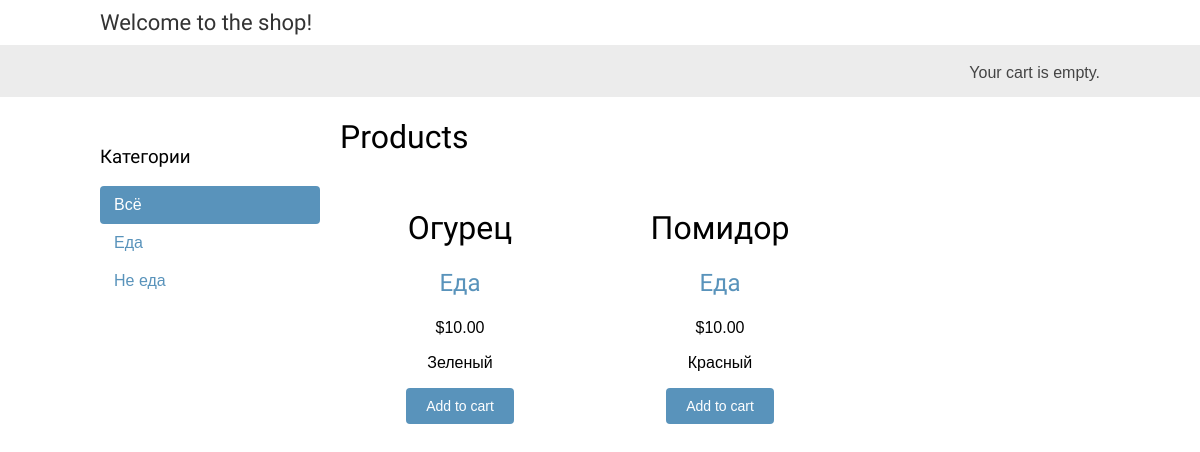
/, run on an earlier commit of the app's database.
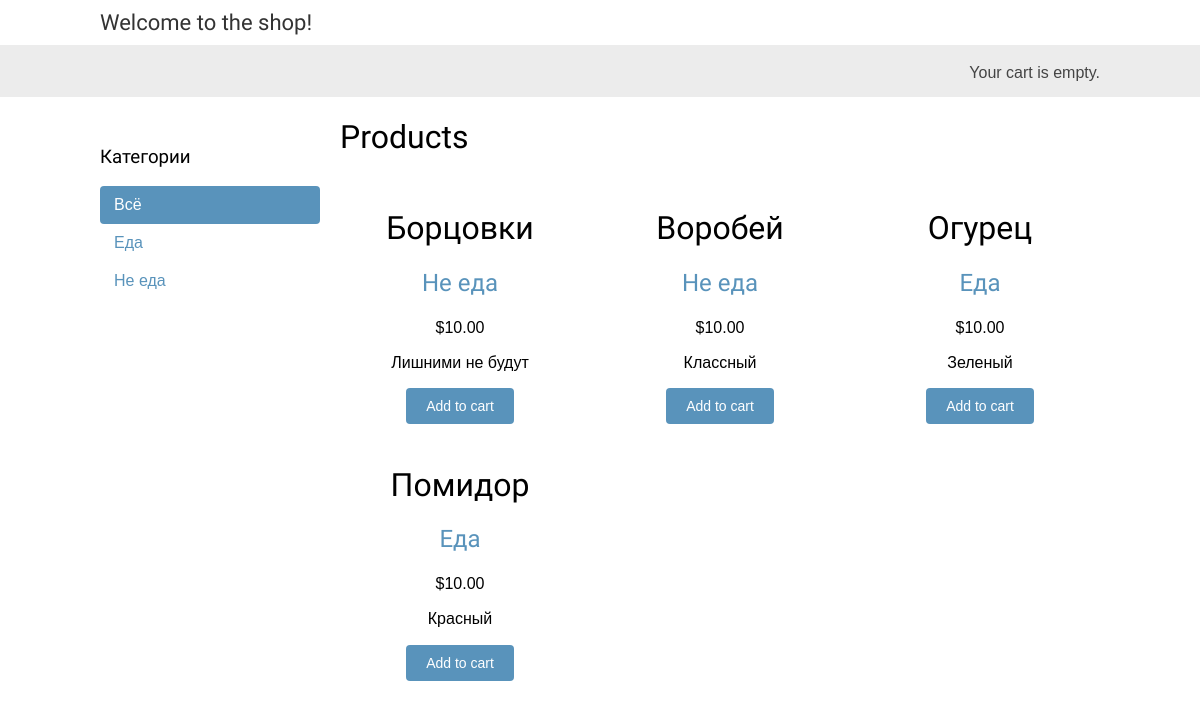
And on a later commit of the database.
### shop/models.py (models this page shows, shortened)
class Category(models.Model):
    name = models.CharField(max_length=200, db_index=True)
    slug = models.SlugField(max_length=200, db_index=True, unique=True)
    class Meta:
        ordering = ('name',)
        verbose_name = 'Категория'
        verbose_name_plural = 'Категории'
    def __str__(self):
        return self.name
    def get_absolute_url(self):
        return reverse('shop:product_list_by_category',
                       args=[self.slug])

class Product(models.Model):
    category = models.ForeignKey(Category, related_name='products', on_delete=models.CASCADE)
    name = models.CharField(max_length=200, db_index=True)
    slug = models.SlugField(max_length=200, db_index=True)
    image = models.ImageField(upload_to='products/%Y/%m/%d', blank=True)
    description = models.TextField(blank=True)
    price = models.DecimalField(max_digits=10, decimal_places=2)
    available = models.BooleanField(default=True)
    created = models.DateTimeField(auto_now_add=True)
    updated = models.DateTimeField(auto_now=True)
    class Meta:
        ordering = ('name',)
        index_together = (('id', 'slug'),)

### shop/views.py (the view)
# urls.py: url(r'^$', views.product_list, name='product_list'),
def product_list(request, category_slug=None):
    category = None
    categories = Category.objects.all()
    products = Product.objects.filter(available=True)
    if category_slug:
        category = get_object_or_404(Category, slug=category_slug)
        products = products.filter(category=category)
    return render(request,
                  'shop/product/list.html',
                  {'category': category,
                   'categories': categories,
                   'products': products})

### cart/cart.py (called while the page is built)
    def __len__(self):
        return sum(item['quantity'] for item in self.cart.values())

### cart/context_processors.py (called while the page is built)
def cart(request):
    return {'cart': Cart(request)}

### shop/templates/shop/product/list.html (shortened to what this page needs)
{% extends "shop/base.html" %}
{% load static %}
{% block content %}
    <div id="sidebar">
        <h3>Категории</h3>
        <ul>
            <li {% if not category %}class="selected"{% endif %}>
                <a href="{% url "shop:product_list" %}">Всё</a>
            </li>
            {% for c in categories %}
                <li {% if category.slug == c.slug %}class="selected"{% endif %}>
                    <a href="{{ c.get_absolute_url }}">{{ c.name }}</a>
                </li>
            {% endfor %}
        </ul>
    </div>
    <div id="main" class="product-list">
        <h1>{% if category %}{{ category.name }}{% else %}Products{% endif %}</h1>
        {% for product in products %}
            <div class="item">
        <h1>{{ product.name }}</h1>
        <h2><a href="{{ product.category.get_absolute_url }}">{{ product.category }}</a></h2>
        <p class="price">${{ product.price }}</p>
        {{ product.description|linebreaks }}
<form action="{% url "cart:cart_add" product.id %}" method="post">
    <input type="submit" value="Add to cart">
</form>
            </div>
        {% endfor %}
    </div>
{% endblock %}

What changed in the data, as far as the page shows it:
added Product: name "Борцовки", category "Не еда", price "10.00", description "Лишними не будут"
added Product: name "Воробей", category "Не еда", price "10.00", description "Классный"
